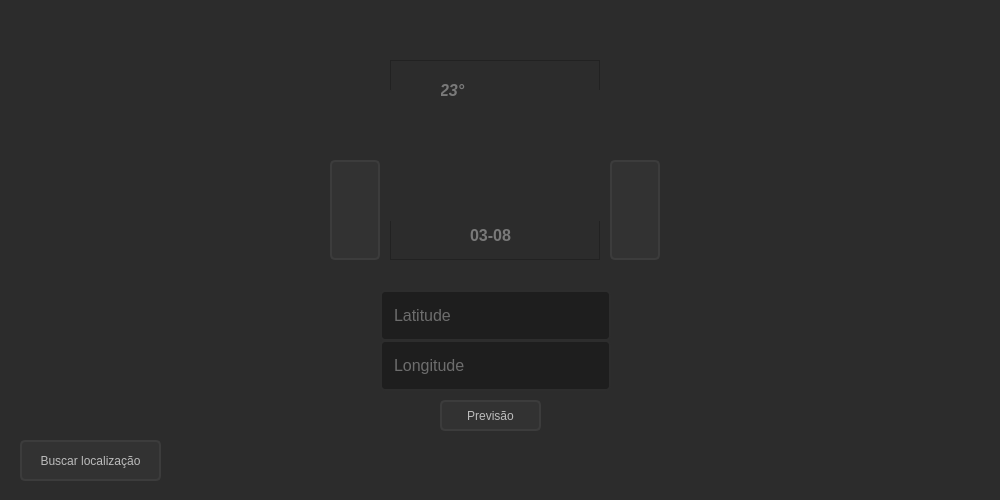
<?xml version="1.0" encoding="UTF-8"?>
<ui version="4.0">
 <class>MainWindow</class>
 <widget class="QMainWindow" name="MainWindow">
  <property name="geometry">
   <rect>
    <x>0</x>
    <y>0</y>
    <width>1000</width>
    <height>500</height>
   </rect>
  </property>
  <property name="minimumSize">
   <size>
    <width>1000</width>
    <height>500</height>
   </size>
  </property>
  <property name="maximumSize">
   <size>
    <width>1000</width>
    <height>500</height>
   </size>
  </property>
  <property name="windowTitle">
   <string>Previsão do tempo</string>
  </property>
  <widget class="QWidget" name="centralwidget">
   <layout class="QVBoxLayout" name="verticalLayout">
    <property name="leftMargin">
     <number>0</number>
    </property>
    <property name="topMargin">
     <number>0</number>
    </property>
    <property name="rightMargin">
     <number>0</number>
    </property>
    <property name="bottomMargin">
     <number>0</number>
    </property>
    <item>
     <widget class="QFrame" name="fundo_frame">
      <property name="enabled">
       <bool>true</bool>
      </property>
      <property name="autoFillBackground">
       <bool>false</bool>
      </property>
      <property name="styleSheet">
       <string notr="true">background-color: rgb(44, 44, 44);</string>
      </property>
      <property name="frameShape">
       <enum>QFrame::NoFrame</enum>
      </property>
      <property name="frameShadow">
       <enum>QFrame::Raised</enum>
      </property>
      <widget class="QPushButton" name="local_button">
       <property name="geometry">
        <rect>
         <x>20</x>
         <y>440</y>
         <width>141</width>
         <height>41</height>
        </rect>
       </property>
       <property name="minimumSize">
        <size>
         <width>10</width>
         <height>0</height>
        </size>
       </property>
       <property name="styleSheet">
        <string notr="true">QPushButton{
	background-color: rgb(50, 50, 50);
	border: 2px solid rgb(60, 60, 60);
	border-radius: 5px;
	text-align: center;

	color: rgb(188, 188, 188);
}
QPushButton:hover{
	border: 2px solid rgb(77, 77, 77);
}
QPushButton:pressed{
	background-color: rgb(117, 117, 117);
}
</string>
       </property>
       <property name="text">
        <string>Buscar localização</string>
       </property>
       <property name="icon">
        <iconset resource="images.qrc">
         <normaloff>:/logo/pngwing.com.png</normaloff>:/logo/pngwing.com.png</iconset>
       </property>
      </widget>
      <widget class="QFrame" name="info_frame">
       <property name="geometry">
        <rect>
         <x>390</x>
         <y>60</y>
         <width>210</width>
         <height>200</height>
        </rect>
       </property>
       <property name="maximumSize">
        <size>
         <width>210</width>
         <height>200</height>
        </size>
       </property>
       <property name="autoFillBackground">
        <bool>false</bool>
       </property>
       <property name="styleSheet">
        <string notr="true">QFrame{
    background-color: rgb(44, 44, 44);
}</string>
       </property>
       <property name="frameShape">
        <enum>QFrame::StyledPanel</enum>
       </property>
       <property name="frameShadow">
        <enum>QFrame::Raised</enum>
       </property>
       <widget class="QLabel" name="icon_temp">
        <property name="enabled">
         <bool>true</bool>
        </property>
        <property name="geometry">
         <rect>
          <x>0</x>
          <y>30</y>
          <width>211</width>
          <height>131</height>
         </rect>
        </property>
        <property name="text">
         <string/>
        </property>
        <property name="pixmap">
         <pixmap resource="images.qrc">:/days/chuva e nublado.png</pixmap>
        </property>
        <property name="scaledContents">
         <bool>true</bool>
        </property>
       </widget>
       <widget class="QLabel" name="dia">
        <property name="geometry">
         <rect>
          <x>70</x>
          <y>160</y>
          <width>61</width>
          <height>31</height>
         </rect>
        </property>
        <property name="styleSheet">
         <string notr="true"/>
        </property>
        <property name="text">
         <string>&lt;html&gt;&lt;head/&gt;&lt;body&gt;&lt;p&gt;&lt;span style=&quot; font-size:12pt; font-weight:700; color:#797979;&quot;&gt;03-08&lt;/span&gt;&lt;/p&gt;&lt;/body&gt;&lt;/html&gt;</string>
        </property>
        <property name="scaledContents">
         <bool>false</bool>
        </property>
        <property name="alignment">
         <set>Qt::AlignCenter</set>
        </property>
        <property name="wordWrap">
         <bool>false</bool>
        </property>
       </widget>
       <widget class="QLabel" name="temp">
        <property name="geometry">
         <rect>
          <x>50</x>
          <y>20</y>
          <width>41</width>
          <height>21</height>
         </rect>
        </property>
        <property name="text">
         <string>&lt;html&gt;&lt;head/&gt;&lt;body&gt;&lt;p&gt;&lt;span style=&quot; font-size:12pt; font-weight:700; font-style:italic; color:#7a7a7a;&quot;&gt;23°&lt;/span&gt;&lt;/p&gt;&lt;/body&gt;&lt;/html&gt;</string>
        </property>
       </widget>
       <widget class="QLabel" name="label">
        <property name="geometry">
         <rect>
          <x>10</x>
          <y>20</y>
          <width>41</width>
          <height>31</height>
         </rect>
        </property>
        <property name="styleSheet">
         <string notr="true">image: url(:/logo/temp.png);</string>
        </property>
        <property name="text">
         <string/>
        </property>
        <property name="pixmap">
         <pixmap>:/logo/kisspng-temperature-thermometer-computer-icons-clip-art-temperature-png-transparent-images-5aae92a8a3c7e9.9723450715213902486709.png</pixmap>
        </property>
        <property name="scaledContents">
         <bool>true</bool>
        </property>
       </widget>
      </widget>
      <widget class="QLineEdit" name="latitude_entry">
       <property name="geometry">
        <rect>
         <x>380</x>
         <y>290</y>
         <width>231</width>
         <height>51</height>
        </rect>
       </property>
       <property name="font">
        <font>
         <pointsize>12</pointsize>
        </font>
       </property>
       <property name="autoFillBackground">
        <bool>false</bool>
       </property>
       <property name="styleSheet">
        <string notr="true">QLineEdit{
	border: 2px solid rgb(45, 45, 45);
	border-radius: 5px;
	padding: 10px;
	background-color: rgb(30, 30, 30);
	color: rgb(188, 188, 188);
}
QLineEdit:hover{
	border: 2px solid rgb(55, 55, 55);
}</string>
       </property>
       <property name="maxLength">
        <number>32</number>
       </property>
       <property name="placeholderText">
        <string>Latitude</string>
       </property>
      </widget>
      <widget class="QLineEdit" name="longitude_entry">
       <property name="geometry">
        <rect>
         <x>380</x>
         <y>340</y>
         <width>231</width>
         <height>51</height>
        </rect>
       </property>
       <property name="font">
        <font>
         <pointsize>12</pointsize>
        </font>
       </property>
       <property name="autoFillBackground">
        <bool>false</bool>
       </property>
       <property name="styleSheet">
        <string notr="true">QLineEdit{
	border: 2px solid rgb(45, 45, 45);
	border-radius: 5px;
	padding: 10px;
	background-color: rgb(30, 30, 30);

	color: rgb(188, 188, 188);
}
QLineEdit:hover{
	border: 2px solid rgb(55, 55, 55);
}</string>
       </property>
       <property name="maxLength">
        <number>32</number>
       </property>
       <property name="placeholderText">
        <string>Longitude</string>
       </property>
      </widget>
      <widget class="QPushButton" name="voltar_button">
       <property name="enabled">
        <bool>true</bool>
       </property>
       <property name="geometry">
        <rect>
         <x>330</x>
         <y>160</y>
         <width>50</width>
         <height>100</height>
        </rect>
       </property>
       <property name="minimumSize">
        <size>
         <width>50</width>
         <height>50</height>
        </size>
       </property>
       <property name="maximumSize">
        <size>
         <width>100</width>
         <height>100</height>
        </size>
       </property>
       <property name="styleSheet">
        <string notr="true">QPushButton{
	background-color: rgb(50, 50, 50);
	border: 2px solid rgb(60, 60, 60);
	border-radius: 5px;
	text-align: center;
	
	image: url(:/logo/setaesquerda.png);
	color: rgb(188, 188, 188);
}
QPushButton:hover{
	border: 2px solid rgb(77, 77, 77);
}
QPushButton:pressed{
	background-color: rgb(117, 117, 117);
}</string>
       </property>
       <property name="text">
        <string/>
       </property>
       <property name="autoDefault">
        <bool>false</bool>
       </property>
       <property name="default">
        <bool>false</bool>
       </property>
       <property name="flat">
        <bool>false</bool>
       </property>
      </widget>
      <widget class="QPushButton" name="pushButton_2">
       <property name="geometry">
        <rect>
         <x>610</x>
         <y>160</y>
         <width>50</width>
         <height>100</height>
        </rect>
       </property>
       <property name="minimumSize">
        <size>
         <width>50</width>
         <height>50</height>
        </size>
       </property>
       <property name="maximumSize">
        <size>
         <width>100</width>
         <height>100</height>
        </size>
       </property>
       <property name="styleSheet">
        <string notr="true">QPushButton{
	background-color: rgb(50, 50, 50);
	border: 2px solid rgb(60, 60, 60);
	border-radius: 5px;
	text-align: center;
	image: url(:/logo/setadireita.png);
	color: rgb(188, 188, 188);
}
QPushButton:hover{
	border: 2px solid rgb(77, 77, 77);
}
QPushButton:pressed{
	background-color: rgb(117, 117, 117);
}</string>
       </property>
       <property name="text">
        <string/>
       </property>
      </widget>
      <widget class="QPushButton" name="pushButton">
       <property name="geometry">
        <rect>
         <x>440</x>
         <y>400</y>
         <width>101</width>
         <height>31</height>
        </rect>
       </property>
       <property name="styleSheet">
        <string notr="true">QPushButton{
	background-color: rgb(50, 50, 50);
	border: 2px solid rgb(60, 60, 60);
	border-radius: 5px;
	text-align: center;

	color: rgb(188, 188, 188);
}
QPushButton:hover{
	border: 2px solid rgb(77, 77, 77);
}
QPushButton:pressed{
	background-color: rgb(117, 117, 117);
}
</string>
       </property>
       <property name="text">
        <string>Previsão</string>
       </property>
       <property name="icon">
        <iconset resource="images.qrc">
         <normaloff>:/logo/botao-play.png</normaloff>:/logo/botao-play.png</iconset>
       </property>
      </widget>
     </widget>
    </item>
   </layout>
  </widget>
 </widget>
 <resources>
  <include location="images.qrc"/>
 </resources>
 <connections/>
</ui>
